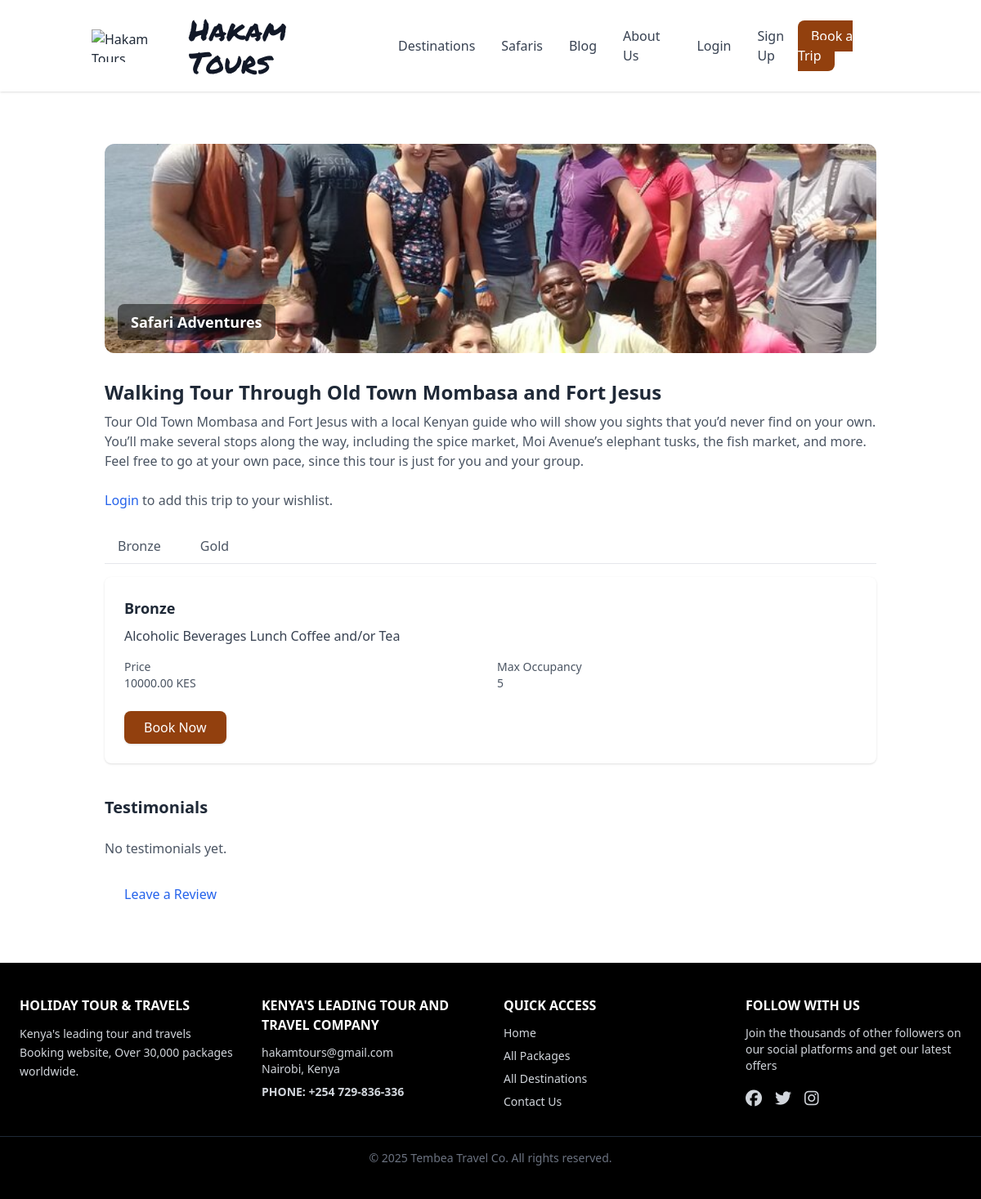
Page /trips/walking-tour-through-old-town-mombasa-and-fort-jes/ on the earlier database version.
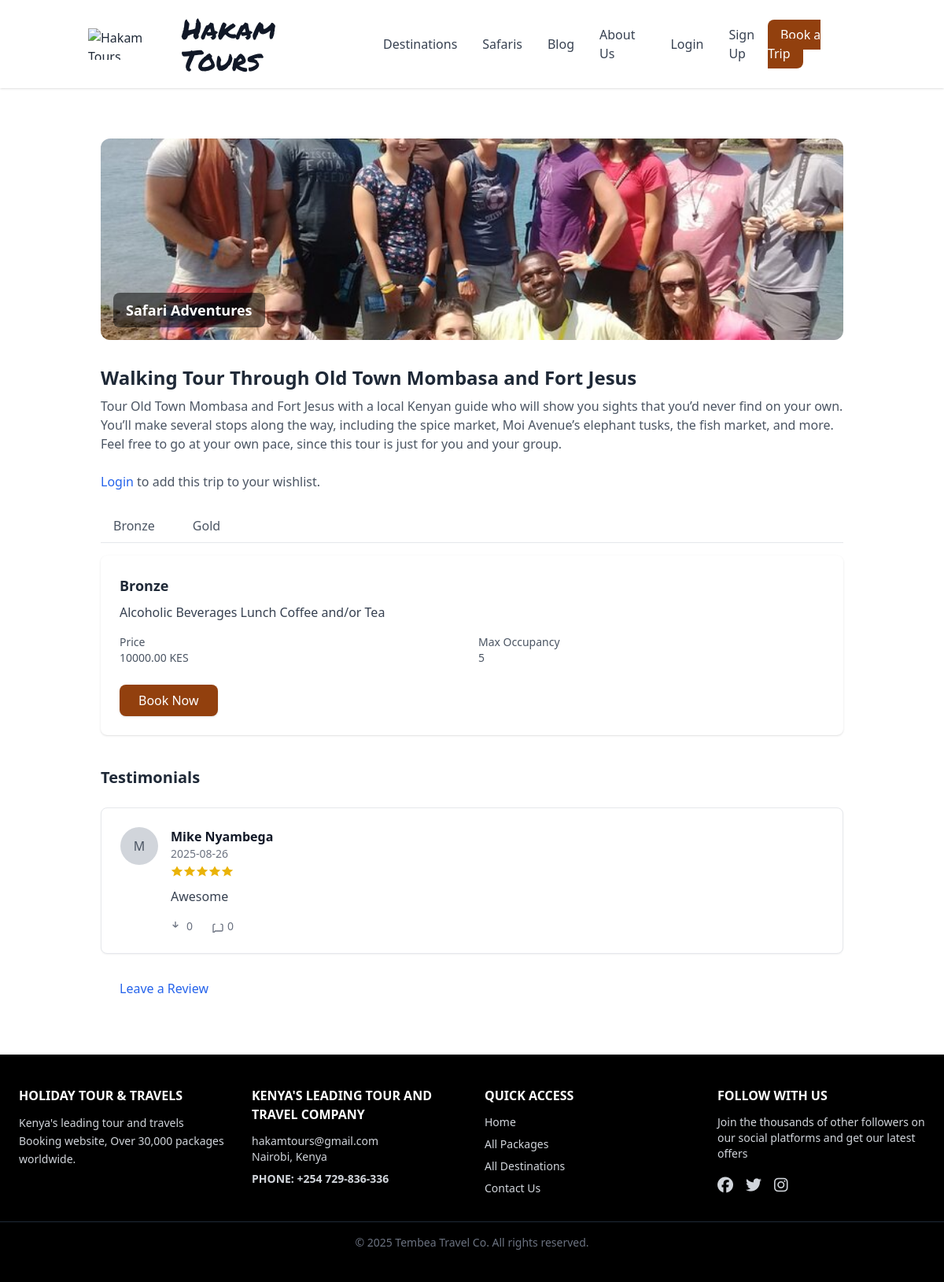
Same page on the later database version.
### trips/models.py (models this page shows, shortened)
class Package(models.Model):
    trip = models.ForeignKey(Trip, on_delete=models.CASCADE, related_name="packages")
    name = models.CharField(max_length=100)
    description = models.TextField(blank=True)
    price = models.DecimalField(max_digits=10, decimal_places=2)
    max_people = models.PositiveIntegerField(default=1)
    included = models.TextField(
        blank=True,
        help_text="Enter one item per line for things included in this package"
    )
    excluded = models.TextField(
        blank=True,
        help_text="Enter one item per line for things NOT included in this package"
    )
    def get_included_list(self):
        return [item.strip() for item in self.included.splitlines() if item.strip()]
    def get_excluded_list(self):
        return [item.strip() for item in self.excluded.splitlines() if item.strip()]

### testimonials/models.py (models this page shows, shortened)
class Testimonial(models.Model):
    trip = models.ForeignKey(Trip, on_delete=models.CASCADE, related_name="testimonials")
    name = models.CharField(max_length=200)  # visitor’s name
    rating = models.PositiveSmallIntegerField(default=5)  # 1–5 stars
    comment = models.TextField()
    created_at = models.DateTimeField(auto_now_add=True)
    class Meta:
        ordering = ["-created_at"]

### trips/views.py (the view)
# urls.py: path("<slug:slug>/", TripDetailView.as_view(), name="trip_detail"),  # keep slug last
class TripDetailView(DetailView):
    model = Trip
    template_name = "trips/trip_detail.html"
    slug_field = "slug"
    slug_url_kwarg = "slug"
    def get_context_data(self, **kwargs):
        ctx = super().get_context_data(**kwargs)
        trip = self.object
        ctx["packages"] = trip.packages.all()
        ctx["images"] = trip.images.all()  # 👈 New: all gallery photos
        ctx["testimonials"] = (
            getattr(trip, "testimonials", []).all()
            if hasattr(trip, "testimonials")
            else []
        )
        return ctx

### templates/trips/trip_detail.html (shortened to what the changed rows need)
{% extends "base.html" %}
{% block content %}
<div class="max-w-5xl mx-auto px-4 py-8">
  <div class="relative rounded-xl overflow-hidden mb-8">
    <div class="absolute bottom-4 left-4 bg-black bg-opacity-50 text-white px-4 py-2 rounded-lg">
      <h2 class="text-lg font-semibold">Safari Adventures</h2>
    </div>
  </div>
  <h1 class="text-2xl font-bold mb-2">{{ trip.title }}</h1>
 <div>
  <ul class="flex border-b mb-4">
    {% for pkg in packages %}
      <li class="-mb-px mr-4">
        <a href="#pkg{{ pkg.id }}"
           class="tab-link inline-block py-2 px-4 text-gray-600 hover:text-blue-600 border-b-2 border-transparent"
           data-target="pkg{{ pkg.id }}">
           {{ pkg.name }}
        </a>
      </li>
    {% endfor %}
  </ul>
  {% for pkg in packages %}
    <div id="pkg{{ pkg.id }}" class="tab-content hidden bg-white p-6 rounded-lg shadow mb-6">
      <h3 class="text-lg font-semibold mb-2">{{ pkg.name }}</h3>
      <p class="text-gray-700 mb-4">{{ pkg.description }}</p>
      <div class="grid grid-cols-2 gap-4 text-sm text-gray-600 mb-6">
        <div>
          <p class="font-medium">Price</p>
          <p>{{ pkg.price }} KES</p>
        </div>
        <div>
          <p class="font-medium">Max Occupancy</p>
          <p>{{ pkg.max_people }}</p>
        </div>
      </div>
      <div class="mt-6">
        <a href="{% url 'bookings:create' trip_slug=trip.slug package_id=pkg.id %}"
           class="inline-block px-6 py-2 bg-amber-800 text-white rounded-lg shadow hover:bg-blue-700">
          Book Now
        </a>
      </div>
    </div>
  {% endfor %}
</div>
  <h2 class="text-xl font-bold mt-10 mb-6">Testimonials</h2>
  <div class="space-y-8">
    {% for t in testimonials %}
      <article class="bg-white rounded-lg p-6 shadow-sm border">
        <div class="flex items-start space-x-4">
          {% if t.avatar %}
            <img src="{{ t.avatar.url }}" alt="{{ t.name }}" class="w-12 h-12 rounded-full object-cover">
          {% else %}
            <div class="w-12 h-12 rounded-full bg-gray-300 flex items-center justify-center text-gray-600">
              {{ t.name|slice:":1" }}
            </div>
          {% endif %}
          <div class="flex-1">
            <div class="flex items-center justify-between">
              <div>
                <p class="font-semibold text-gray-900">{{ t.name }}</p>
                <p class="text-sm text-gray-500">{{ t.created_at|date:"Y-m-d" }}</p>
              </div>
            </div>
            <div class="flex items-center mt-1">
              {% for i in "12345" %}
                {% if forloop.counter <= t.rating %}
                  <svg class="w-4 h-4 text-yellow-500" fill="currentColor" viewBox="0 0 20 20"><path d="M10 15l-5.878 3.09L5.82 12.18.944 8.09l6.08-.89L10 2l2.976 5.2 6.08.89-4.876 4.09 1.698 5.91z"/></svg>
                {% else %}
                  <svg class="w-4 h-4 text-gray-300" fill="currentColor" viewBox="0 0 20 20"><path d="M10 15l-5.878 3.09L5.82 12.18.944 8.09l6.08-.89L10 2l2.976 5.2 6.08.89-4.876 4.09 1.698 5.91z"/></svg>
                {% endif %}
              {% endfor %}
            </div>
            <p class="mt-3 text-gray-700">{{ t.comment }}</p>
            <div class="flex items-center space-x-6 mt-4 text-sm text-gray-500">
              <span class="flex items-center space-x-1">
                <svg class="w-4 h-4" fill="none" stroke="currentColor" stroke-width="2" viewBox="0 0 24 24">
                  <path d="M14 9l-5 5m0 0l-5-5m5 5V3"></path>
                </svg>
                <span>{{ t.likes|default:"0" }}</span>
              </span>
              <span class="flex items-center space-x-1">
                <svg class="w-4 h-4" fill="none" stroke="currentColor" stroke-width="2" viewBox="0 0 24 24">
                  <path d="M17 8h2a2 2 0 012 2v9a2 2 0 01-2 2H7l-4 4V10a2 2 0 012-2h2"></path>
                </svg>
                <span>{{ t.replies|default:"0" }}</span>
              </span>
            </div>
          </div>
        </div>
      </article>
    {% empty %}
      <p class="text-gray-600">No testimonials yet.</p>
    {% endfor %}
  </div>
</div>
{% endblock %}

Differences in the rows shown:
added Testimonial: name "M", name "Mike Nyambega", created_at "2025-08-26", rating 5 (drawn), comment "Awesome", likes "0", replies "0"
Other differences:
text no longer shown: "No testimonials yet."
